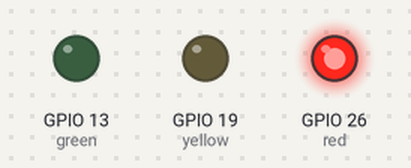
A program run on a simulated Raspberry Pi (BCM pin numbers). Parts: output pins drawn as LEDs (lit = HIGH).

Above: at 1.5 s.
At 5.5 s:
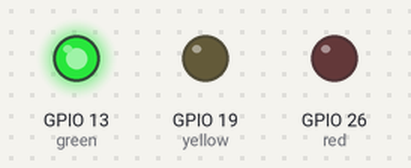
At 8.5 s:
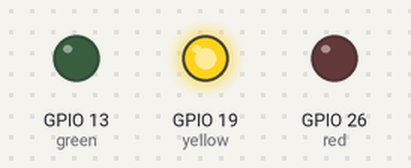
Timing chart, 0 to 11.7 s (numbered marks = the images above):
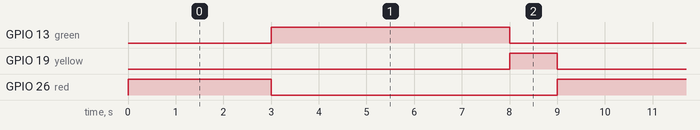

The program:

gpio02.py
```python
import RPi.GPIO as GPIO
import time

red = 26
yellow = 19
green = 13

GPIO.setwarnings(False)
GPIO.setmode(GPIO.BCM)
GPIO.cleanup()
GPIO.setup(red, GPIO.OUT)
GPIO.setup(yellow, GPIO.OUT)
GPIO.setup(green, GPIO.OUT)

if __name__ == '__main__':
    while True:
        GPIO.output(yellow, False)
        GPIO.output(red, True)
        time.sleep(3)
        GPIO.output(red, False)
        GPIO.output(green, True)
        time.sleep(5)
        GPIO.output(green, False)
        GPIO.output(yellow, True)
        time.sleep(1)
        
```

Measured:
- by itself, GPIO 13 (green): alternates HIGH for 5.0 s and LOW for 4.0 s
- by itself, GPIO 19 (yellow): alternates HIGH for 1.0 s and LOW for 8.0 s
- by itself, GPIO 26 (red): alternates HIGH for 3.0 s and LOW for 6.0 s
